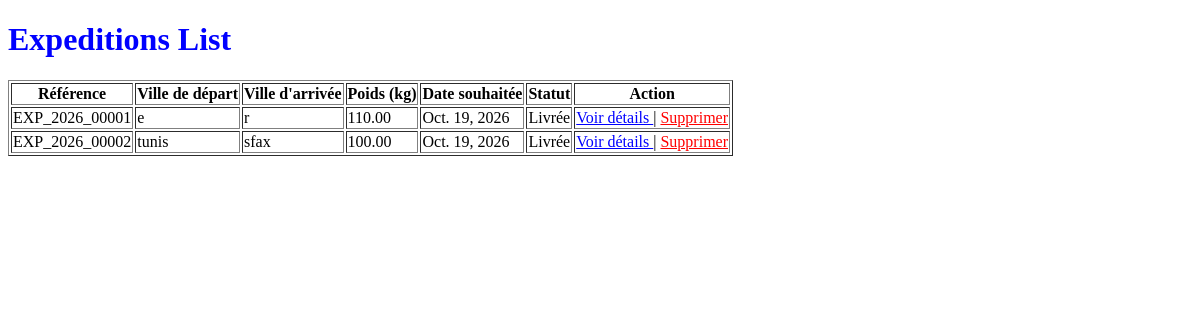
Before: /expeditions/list/ with the older database file.
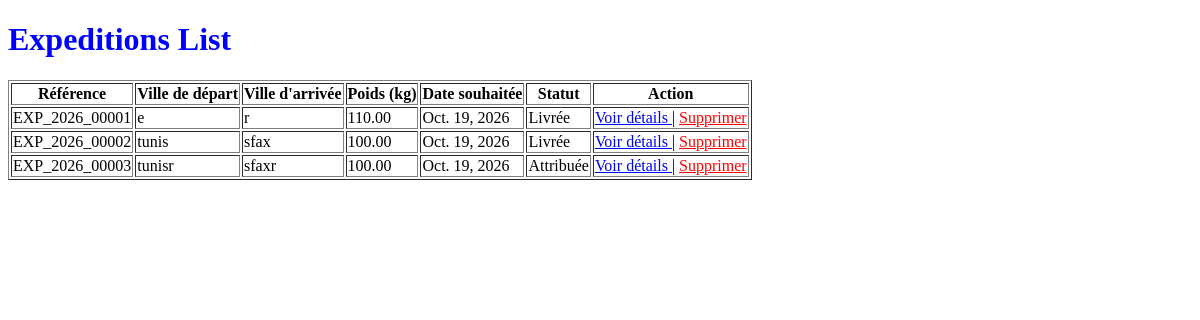
After: the same page with the newer database file.
### Exception_App/models.py (models this page shows, shortened)
class Exception(models.Model):
    reference = models.CharField(max_length=20, unique=True, blank=True)
    ville_depart = models.CharField(max_length=100)
    ville_arrivee = models.CharField(max_length=100)
    poids_kg = models.DecimalField(
        max_digits=10,
        decimal_places=2,
        validators=[MinValueValidator(0.01)]
    )
    date_souhaitee = models.DateField()
    description = models.TextField()
    statut = models.CharField(
        max_length=20,
        choices=[
            ('publiee', 'Publiée'),
            ('attribuee', 'Attribuée'),
            ('en_cours', 'En cours'),
            ('livree', 'Livrée'),
            ('annulee', 'Annulée')
        ],
        default='publiee'
    )
    created_at = models.DateTimeField(auto_now_add=True)
    updated_at = models.DateTimeField(auto_now=True)
    entreprise = models.ForeignKey('Entreprise_App.Entreprise', on_delete=models.CASCADE, related_name='exceptions', null=True)

### Exception_App/views.py (the view)
# urls.py: path('list/',listExpeditions,name="list"),
def listExpeditions(request):
    list =Exception.objects.all()
    return render(request,'expedition/list.html',{"liste":list})

### templates/expedition/list.html (shortened to what this page needs)
<!DOCTYPE html>
<html lang="fr">
<head>
</head>
<body>
    <h1 style="color: blue;">Expeditions List</h1>
    <table border="1">
        <thead>
            <tr>
                <th>Référence</th>
                <th>Ville de départ</th>
                <th>Ville d'arrivée</th>
                <th>Poids (kg)</th>
                <th>Date souhaitée</th>
                <th>Statut</th>
                <th>Action</th>
            </tr>
        </thead>
        <tbody>
            {% for expedition in liste %}
            <tr>
                <td>{{ expedition.reference }}</td>
                <td>{{ expedition.ville_depart }}</td>
                <td>{{ expedition.ville_arrivee }}</td>
                <td>{{ expedition.poids_kg }}</td>
                <td>{{ expedition.date_souhaitee }}</td>
                <td>{{ expedition.get_statut_display }}</td>
                <td>
                    <a href="{% url 'expedition:details' expedition.pk %}"
                       style="color: blue;">
                        Voir détails
                    </a>
                    |
                    <form action="{% url 'expedition:supprimer' expedition.pk %}" method="POST" style="display: inline;">
                        <button type="submit"
                                style="color: red; background: none; border: none; padding: 0; cursor: pointer; font-family: inherit; font-size: inherit; text-decoration: underline;"
                                onclick="return confirm('Êtes-vous sûr de vouloir supprimer cette expédition ?');">
                            Supprimer
                        </button>
                    </form>
                </td>
            </tr>
            {% empty %}
            <tr>
                <td colspan="7">Aucune expédition disponible.</td>
            </tr>
            {% endfor %}
        </tbody>
    </table>
</body>
</html>

Changed rows visible on the page:
added Exception: reference "EXP_2026_00003", ville_depart "tunisr", ville_arrivee "sfaxr", poids_kg "100.00", date_souhaitee "Oct. 19, 2026", statut "Attribuée"
